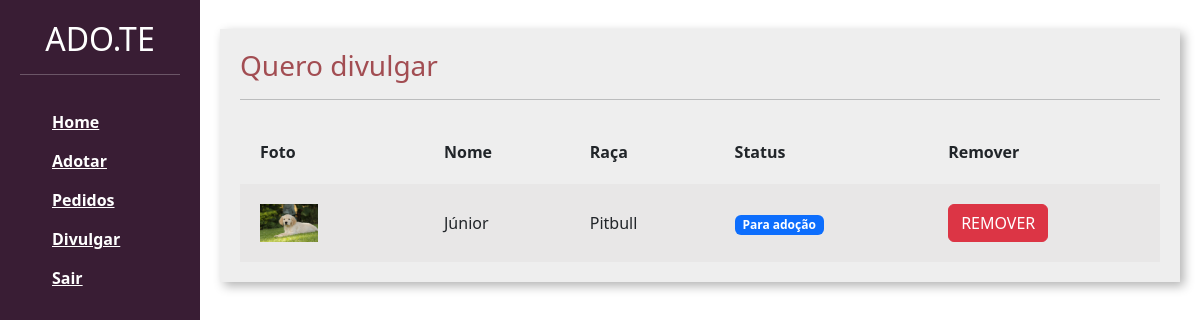
Before: /divulgar/seus_pets/ (signed in) with the older database file.
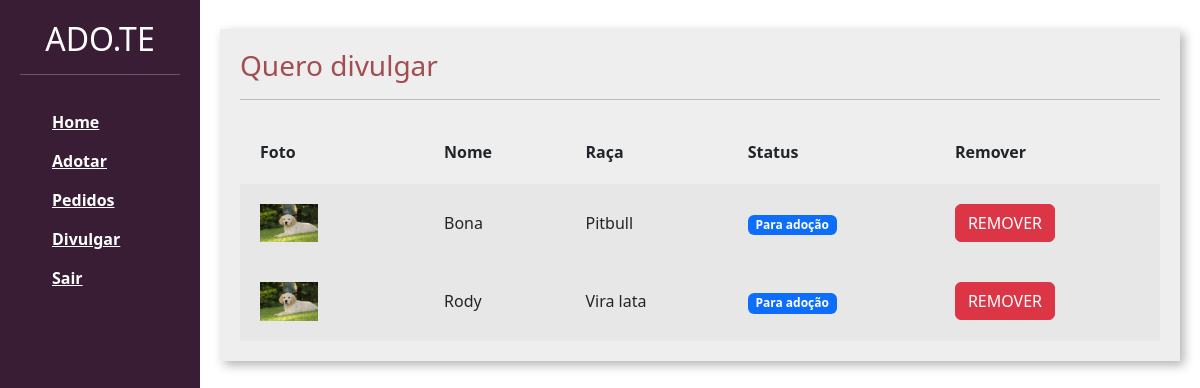
After: the same page with the newer database file.
### divulgar/models.py (models this page shows, shortened)
class Pet(models.Model):
    choices_status =  (('P','Para adoção'),('A','Adotado'))
    usuario = models.ForeignKey(User, on_delete=models.DO_NOTHING)
    foto = models.ImageField(upload_to="fotos_pets")
    nome = models.CharField(max_length=100)
    estado = models.CharField(max_length=50)
    descricao = models.TextField()
    telefone = models.CharField(max_length=14)
    cidade = models.CharField(max_length=50)
    tags = models.ManyToManyField(Tag)
    raca = models.ForeignKey(Raca, on_delete=models.DO_NOTHING)
    status = models.CharField(max_length=1 , choices= choices_status, default='P')

class Raca(models.Model):
     raca = models.CharField(max_length=50)
     def __str__(self):
        return self.raca

### divulgar/views.py (the view)
# urls.py: path('seus_pets/', views.seus_pets, name="seus_pets"),
@login_required
def seus_pets(request):
    if request.method == "GET":
        pets = Pet.objects.filter(usuario=request.user)
        return render(request, 'seus_pets.html', {'pets': pets})

### divulgar/templates/seus_pets.html (shortened to what this page needs)
{% load static %}
<!doctype html>
<html lang="pt-BR">
<head>
    <link href="https://cdn.jsdelivr.net/npm/bootstrap@5.3.0-alpha1/dist/css/bootstrap.min.css" rel="stylesheet">
    <link href="{% static 'usuarios/css/cadastro.css' %}" rel="stylesheet">
    <link href="{% static 'divulgar/css/novo_pet.css' %}" rel="stylesheet">
    <link href="{% static 'divulgar/css/seus_pet.css' %}" rel="stylesheet">
    <link href="{% static 'adotar/css/home.css' %}" rel="stylesheet">
</head>
<body>
    <div class="container-fluid">
        <div class="row">
            <div class="col-md-2 bg-side sidebar">
                <h2>ADO.TE</h2>
                <hr>
                <ul>
                    <li>
                        <a href="{% url 'home' %}">Home</a>
                    </li>
                    <li>
                        <a href="{% url 'listar_pets' %}">Adotar</a>
                    </li>
                    <li>
                        <a href="{% url 'ver_pedido_adocao' %}">Pedidos</a>
                    </li>
                    <li>
                        <a href="{% url 'novo_pet' %}">Divulgar</a>
                    </li>
                    <li>
                        <a href=" {% url 'sair' %}">Sair</a>
                    </li>
                </ul>
            </div>
            <div class="col-md">
                <div class="wrapper">
                    <div class="box width80">
                        <h3 class="font-vinho">Quero divulgar</h3>
                        <hr>
                        <table class="tabela" cellpadding="20">
                            <tr>
                                <th>Foto</th>
                                <th>Nome</th>
                                <th>Raça</th>
                                <th>Status</th>
                                <th>Remover</th>
                            </tr>
                            {% for pet in pets %}
                            <tr class="tabela-linha">
                                <td width="20%">
                                    <img width="40%" src="{{ pet.foto.url }}">
                                </td>
                                <td>
                                    {{pet.nome}}
                                </td>
                                <td>
                                    {{pet.raca}}
                                </td>
                                <td>
                                    {% if pet.status == 'P' %}
                                    <span class="badge text-bg-primary">Para adoção</span>
                                    {% else %}
                                    <span class="badge text-bg-success">Para adoção</span>
                                    {% endif %}
                                </td>
                                <td>
                                    <a href="{% url 'remover_pet' pet.id %}" class="btn btn-danger">REMOVER</a>
                                </td>
                            </tr>
                            {% endfor %}
                        </table>
                    </div>
                </div>
            </div>
        </div>
    </div>
</body>
</html>

### templates/static/usuarios/css/cadastro.css (style rules this page uses)
.bg-side { background-color: #391D34; color: white; height: 100vh; }

### templates/static/divulgar/css/novo_pet.css (style rules this page uses)
.sidebar { text-align: center; padding: 20px; }
.wrapper { margin-top: 3%; display: flex; flex-direction: row; justify-content: center; align-items: center; }
.box { padding:20px; width: 50vw; background: rgb(238, 238, 238); box-shadow: 4px 4px 10px rgba(0,0,0,.3); }
.font-vinho { color: #A24D52; }

### templates/static/divulgar/css/seus_pet.css (style rules this page uses)
.width80 { width: 80vw; }
.tabela { width: 100%; margin-top: 20px; }
.tabela-linha { background-color: #e8e7e7; }

### templates/static/adotar/css/home.css (style rules this page uses)
a { color: white; font-size: 16px; font-weight: bold; }
ul { display: flex; flex-direction: column; list-style-type: none; margin-top: 35px; text-align: left; gap: 15px }

Changed rows visible on the page:
changed Pet "Pitbull": nome "Júnior" → "Bona"
added Pet: foto (picture), nome "Rody", raca "Vira lata", status "Para adoção"
